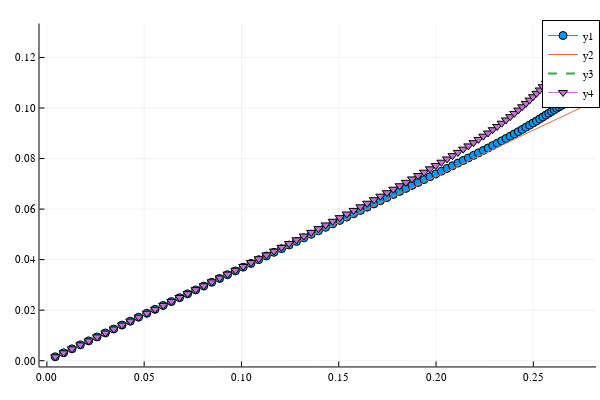

Notebook code for this chart:
### Code cell
#plt = FEM.RayleighDampingAccuracyAnalysis(Tₘᵢₙ / √(1 - (1.5ξₘₐₓ)^2)^1, Tₘᵢₙ / π * (√(1 + (1.5ξₘₐₓ)^2) - 1.5ξₘₐₓ)^1, "dampingCharacter", n=1000, ξₘₐₓ=ξₘₐₓ, show_β=true)

plot(x, y, shape=:auto)
plot!(x, ξₘₐₓ[1] / last(x) * x)
z = zeros(length(x))
for i in 1:length(β)
    z += β[i] / 2 * (2π * x / Δt) .^ (2i - 1)
end
plot!(x, z, lw=2, ls=:dash)
#plot!(x, ξₘₐₓ / last(x) * x + ξₘₐₓ / 2 / last(x)^3 * x .^ 3)
plot!(Δt * b[:, 1] / 2π, b[:, 2], shape=:auto)
